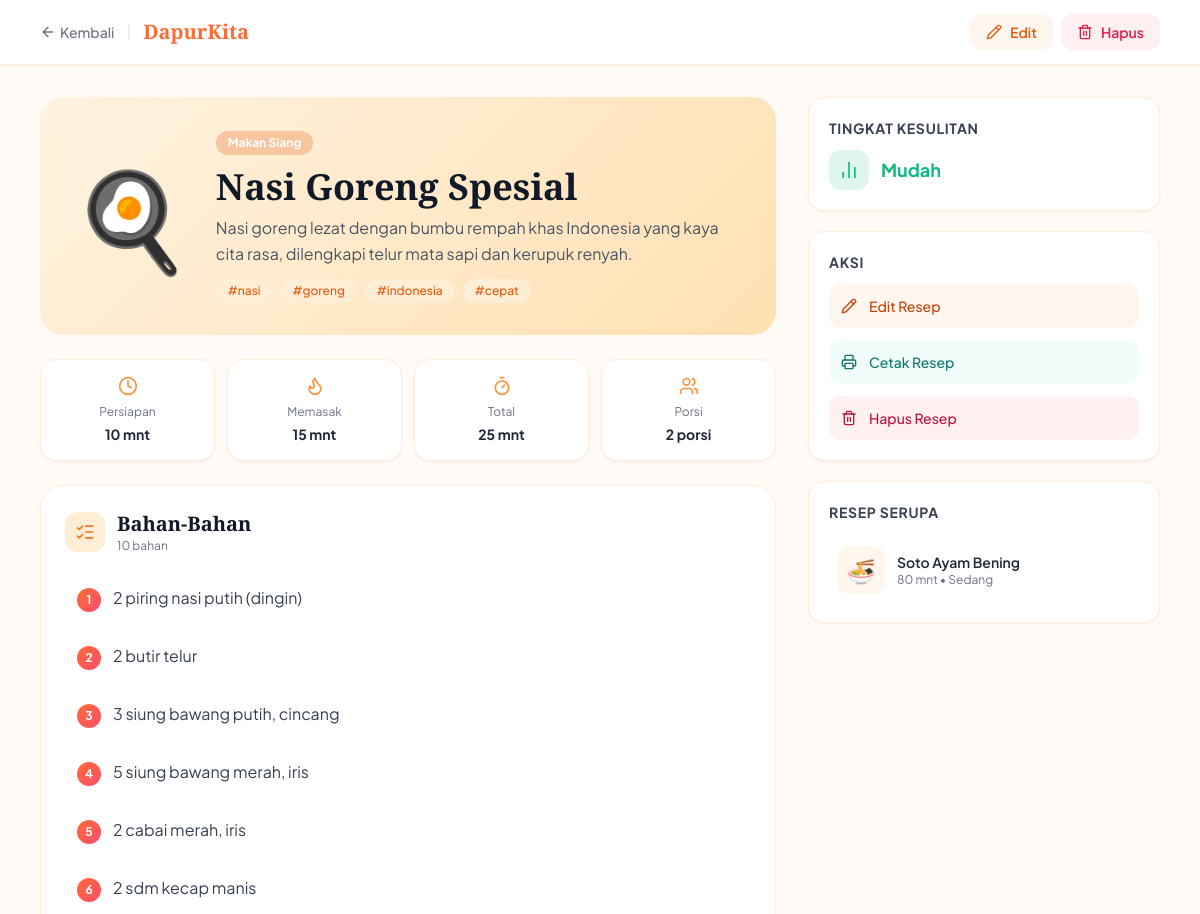
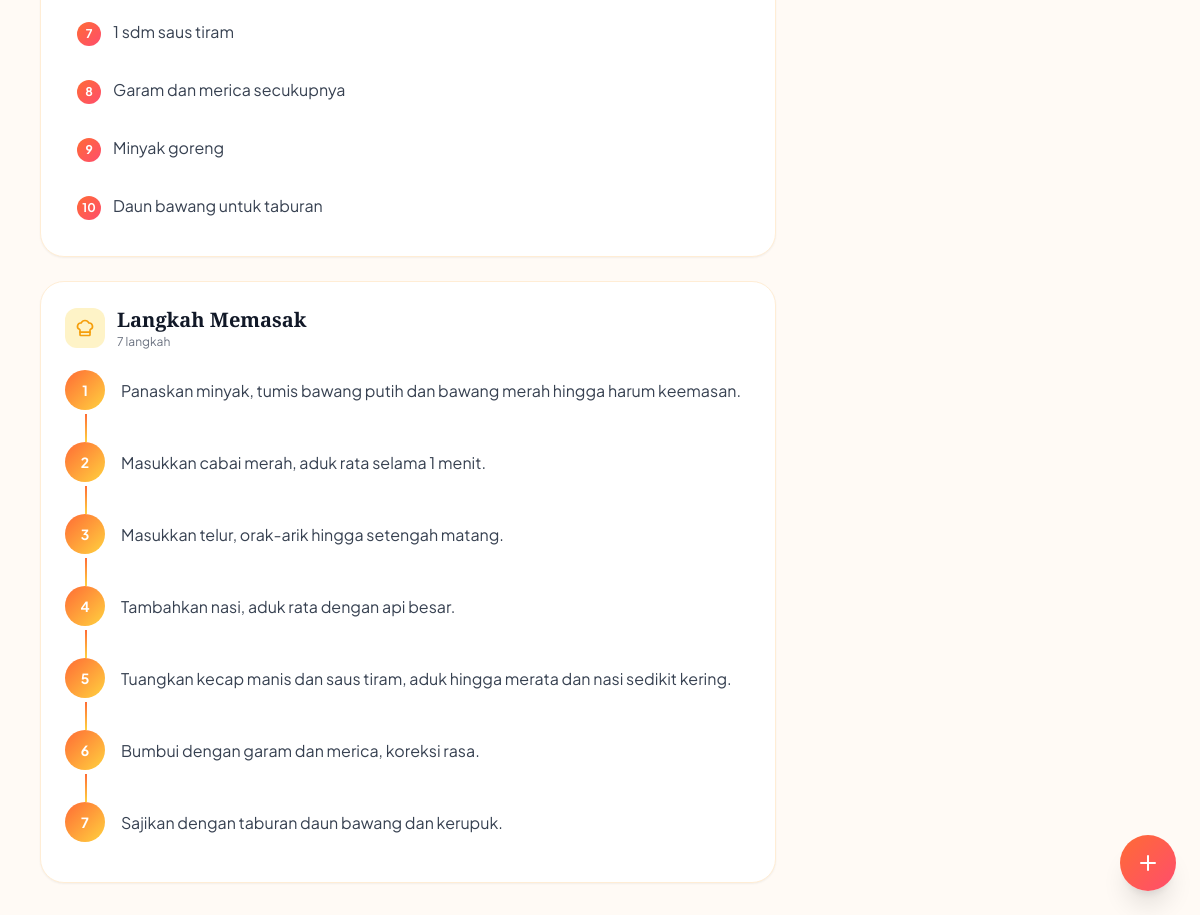
Screenshot of /detail.php?id=1 with the database file from the repository (2 pictures, top to bottom).
### tables this page shows
CREATE TABLE recipes (
        id INTEGER PRIMARY KEY AUTOINCREMENT,
        title TEXT NOT NULL,
        description TEXT,
        category_id INTEGER,
        prep_time INTEGER,
        cook_time INTEGER,
        servings INTEGER,
        difficulty TEXT,
        image_emoji TEXT,
        ingredients TEXT,
        steps TEXT,
        tags TEXT,
        created_at DATETIME DEFAULT CURRENT_TIMESTAMP,
        FOREIGN KEY(category_id) REFERENCES categories(id)
    );

CREATE TABLE categories (
        id INTEGER PRIMARY KEY AUTOINCREMENT,
        name TEXT NOT NULL,
        icon TEXT NOT NULL,
        color TEXT NOT NULL
    );

### detail.php (the view, shortened to what this page needs)
<?php
$db = initDB();
$id = isset($_GET['id']) ? (int)$_GET['id'] : 0;
$stmt = $db->prepare("SELECT r.*, c.name as category_name, c.color as category_color, c.icon as category_icon FROM recipes r LEFT JOIN categories c ON r.category_id = c.id WHERE r.id = :id");
$stmt->bindValue(':id', $id);
$stmt->execute();
$recipe = $stmt->fetch(PDO::FETCH_ASSOC);
$ingredients = json_decode($recipe['ingredients'], true) ?: [];
$steps = json_decode($recipe['steps'], true) ?: [];
$tags = array_filter(explode(',', $recipe['tags']));
$totalTime = $recipe['prep_time'] + $recipe['cook_time'];
$related = [];
$relResult = $db->prepare("SELECT r.* FROM recipes r WHERE r.category_id = :cat AND r.id != :id LIMIT 4");
$relResult->bindValue(':cat', $recipe['category_id']);
$relResult->bindValue(':id', $id);
$relResult->execute();
while ($row = $relResult->fetch(PDO::FETCH_ASSOC)) $related[] = $row;
$diffColors = ['Mudah' => '#10B981', 'Sedang' => '#F59E0B', 'Sulit' => '#EF4444'];
?>
<!DOCTYPE html>
<html lang="id">
<head>
    <script src="https://cdn.tailwindcss.com"></script>
</head>
<body class="min-h-screen">
    <nav class="bg-white shadow-sm sticky top-0 z-50 border-b border-orange-100 print-hide">
        <div class="max-w-6xl mx-auto px-4 h-16 flex items-center justify-between">
            <div class="flex items-center gap-3">
                <a href="index.php" class="flex items-center gap-1 text-gray-500 hover:text-orange-500 transition text-sm font-medium">
                    <i data-lucide="arrow-left" class="w-4 h-4"></i>
                    Kembali
                </a>
                <span class="text-gray-200">|</span>
                <a href="index.php" class="text-xl font-bold" style="font-family:'Playfair Display',serif; color:#FF6B35;">DapurKita</a>
            </div>
            <div class="flex items-center gap-2">
                <a href="edit.php?id=<?= $id ?>" class="flex items-center gap-2 px-4 py-2 bg-orange-50 text-orange-600 rounded-xl text-sm font-semibold hover:bg-orange-100 transition">
                    <i data-lucide="pencil" class="w-4 h-4"></i>
                    Edit
                </a>
                <a href="delete.php?id=<?= $id ?>" onclick="return confirm('Hapus resep ini?')" class="flex items-center gap-2 px-4 py-2 bg-rose-50 text-rose-600 rounded-xl text-sm font-semibold hover:bg-rose-100 transition">
                    <i data-lucide="trash-2" class="w-4 h-4"></i>
                    Hapus
                </a>
            </div>
        </div>
    </nav>
    <div class="max-w-6xl mx-auto px-4 py-8">
        <div class="grid grid-cols-1 lg:grid-cols-3 gap-8">
            <div class="lg:col-span-2 space-y-6">
                <div class="hero-recipe rounded-3xl p-8 slide-up flex flex-col md:flex-row gap-6 items-center">
                    <div class="text-8xl flex-shrink-0"><?= $recipe['image_emoji'] ?></div>
                    <div>
                        <?php if ($recipe['category_name']): ?>
                            <span class="text-xs font-bold px-3 py-1 rounded-full text-white mb-3 inline-block" style="background-color:<?= $recipe['category_color'] ?>">
                                <?= htmlspecialchars($recipe['category_name']) ?>
                            </span>
                        <?php endif; ?>
                        <h1 class="text-3xl md:text-4xl font-bold text-gray-900 font-display mb-2">
                            <?= htmlspecialchars($recipe['title']) ?>
                        </h1>
                        <p class="text-gray-600 leading-relaxed"><?= htmlspecialchars($recipe['description']) ?></p>
                        <?php if ($tags): ?>
                            <div class="flex flex-wrap gap-2 mt-3">
                                <?php foreach ($tags as $tag): ?>
                                    <span class="text-xs bg-orange-100 text-orange-600 px-3 py-1 rounded-full font-medium">#<?= trim(htmlspecialchars($tag)) ?></span>
                                <?php endforeach; ?>
                            </div>
                        <?php endif; ?>
                    </div>
                </div>
                <div class="grid grid-cols-4 gap-3 slide-up">
                    <?php
                    $stats = [
                        ['icon' => 'clock', 'label' => 'Persiapan', 'value' => $recipe['prep_time'] . ' mnt'],
                        ['icon' => 'flame', 'label' => 'Memasak', 'value' => $recipe['cook_time'] . ' mnt'],
                        ['icon' => 'timer', 'label' => 'Total', 'value' => $totalTime . ' mnt'],
                        ['icon' => 'users', 'label' => 'Porsi', 'value' => $recipe['servings'] . ' porsi'],
                    ];
                    foreach ($stats as $s):
                    ?>
                        <div class="bg-white rounded-2xl p-4 text-center border border-orange-100 shadow-sm">
                            <i data-lucide="<?= $s['icon'] ?>" class="w-5 h-5 mx-auto mb-2 text-orange-400"></i>
                            <p class="text-xs text-gray-500 mb-1"><?= $s['label'] ?></p>
                            <p class="text-sm font-bold text-gray-800"><?= $s['value'] ?></p>
                        </div>
                    <?php endforeach; ?>
                </div>
                <div class="bg-white rounded-3xl p-6 border border-orange-100 shadow-sm slide-up">
                    <div class="flex items-center gap-3 mb-5">
                        <div class="w-10 h-10 bg-orange-100 rounded-xl flex items-center justify-center">
                            <i data-lucide="list-checks" class="w-5 h-5 text-orange-500"></i>
                        </div>
                        <div>
                            <h2 class="text-xl font-bold text-gray-900 font-display">Bahan-Bahan</h2>
                            <p class="text-xs text-gray-500"><?= count($ingredients) ?> bahan</p>
                        </div>
                    </div>
                    <ul class="space-y-2">
                        <?php foreach ($ingredients as $i => $ing): ?>
                            <li class="ingredient-item flex items-start gap-3 p-3 rounded-xl transition cursor-default">
                                <span class="w-6 h-6 rounded-full flex-shrink-0 flex items-center justify-center text-xs font-bold text-white mt-0.5" style="background: linear-gradient(135deg, #FF6B35, #FF4D6D);"><?= $i + 1 ?></span>
                                <span class="text-gray-700"><?= htmlspecialchars($ing) ?></span>
                            </li>
                        <?php endforeach; ?>
                    </ul>
                </div>
                <div class="bg-white rounded-3xl p-6 border border-orange-100 shadow-sm slide-up">
                    <div class="flex items-center gap-3 mb-5">
                        <div class="w-10 h-10 bg-amber-100 rounded-xl flex items-center justify-center">
                            <i data-lucide="chef-hat" class="w-5 h-5 text-amber-500"></i>
                        </div>
                        <div>
                            <h2 class="text-xl font-bold text-gray-900 font-display">Langkah Memasak</h2>
                            <p class="text-xs text-gray-500"><?= count($steps) ?> langkah</p>
                        </div>
                    </div>
                    <ol class="space-y-4">
                        <?php foreach ($steps as $i => $step): ?>
                            <li class="step-line flex gap-4 pb-4">
                                <div class="w-10 h-10 rounded-full flex-shrink-0 flex items-center justify-center font-bold text-white text-sm z-10" style="background: linear-gradient(135deg, #FF6B35, #FFD23F);">
                                    <?= $i + 1 ?>
                                </div>
                                <div class="pt-2">
                                    <p class="text-gray-700 leading-relaxed"><?= htmlspecialchars($step) ?></p>
                                </div>
                            </li>
                        <?php endforeach; ?>
                    </ol>
                </div>
            </div>
            <div class="space-y-5">
                <div class="bg-white rounded-2xl p-5 border border-orange-100 shadow-sm">
                    <h3 class="font-bold text-gray-700 mb-3 text-sm uppercase tracking-wider">Tingkat Kesulitan</h3>
                    <div class="flex items-center gap-3">
                        <div class="w-10 h-10 rounded-xl flex items-center justify-center" style="background-color:<?= ($diffColors[$recipe['difficulty']] ?? '#6B7280') ?>22">
                            <i data-lucide="bar-chart-2" class="w-5 h-5" style="color:<?= $diffColors[$recipe['difficulty']] ?? '#6B7280' ?>"></i>
                        </div>
                        <span class="font-bold text-lg" style="color:<?= $diffColors[$recipe['difficulty']] ?? '#6B7280' ?>"><?= htmlspecialchars($recipe['difficulty']) ?></span>
                    </div>
                </div>
                <div class="bg-white rounded-2xl p-5 border border-orange-100 shadow-sm space-y-3">
                    <h3 class="font-bold text-gray-700 mb-3 text-sm uppercase tracking-wider">Aksi</h3>
                    <a href="edit.php?id=<?= $id ?>" class="w-full flex items-center gap-3 p-3 bg-orange-50 hover:bg-orange-100 text-orange-700 rounded-xl transition font-medium text-sm">
                        <i data-lucide="pencil" class="w-4 h-4"></i> Edit Resep
                    </a>
                    <button onclick="window.print()" class="w-full flex items-center gap-3 p-3 bg-teal-50 hover:bg-teal-100 text-teal-700 rounded-xl transition font-medium text-sm">
                        <i data-lucide="printer" class="w-4 h-4"></i> Cetak Resep
                    </button>
                    <a href="delete.php?id=<?= $id ?>" onclick="return confirm('Hapus resep ini?')" class="w-full flex items-center gap-3 p-3 bg-rose-50 hover:bg-rose-100 text-rose-700 rounded-xl transition font-medium text-sm">
                        <i data-lucide="trash-2" class="w-4 h-4"></i> Hapus Resep
                    </a>
                </div>
                <?php if ($related): ?>
                    <div class="bg-white rounded-2xl p-5 border border-orange-100 shadow-sm">
                        <h3 class="font-bold text-gray-700 mb-4 text-sm uppercase tracking-wider">Resep Serupa</h3>
                        <div class="space-y-3">
                            <?php foreach ($related as $rel): ?>
                                <a href="detail.php?id=<?= $rel['id'] ?>" class="flex items-center gap-3 p-2 rounded-xl hover:bg-orange-50 transition">
                                    <div class="w-12 h-12 rounded-xl bg-orange-50 flex items-center justify-center text-2xl flex-shrink-0">
                                        <?= $rel['image_emoji'] ?>
                                    </div>
                                    <div>
                                        <p class="font-semibold text-gray-800 text-sm line-clamp-1"><?= htmlspecialchars($rel['title']) ?></p>
                                        <p class="text-xs text-gray-500"><?= ($rel['prep_time'] + $rel['cook_time']) ?> mnt • <?= $rel['difficulty'] ?></p>
                                    </div>
                                </a>
                            <?php endforeach; ?>
                        </div>
                    </div>
                <?php endif; ?>
            </div>
        </div>
    </div>
    <a href="add.php" class="floating-btn print-hide fixed bottom-6 right-6 w-14 h-14 rounded-full flex items-center justify-center text-white z-40 shadow-xl">
        <i data-lucide="plus" class="w-6 h-6"></i>
    </a>
</body>
</html>

### detail.php (style rules this page uses)
body { font-family: 'Plus Jakarta Sans', sans-serif; background-color: #FFFAF5; }
.font-display { font-family: 'Playfair Display', serif; }
.step-line { position: relative; }
.step-line::before { content: ''; position: absolute; left: 20px; top: 44px; bottom: -16px; width: 2px; background: linear-gradient(to bottom, #FF6B35, #FFD23F); }
.step-line:last-child::before { display: none; }
.floating-btn { background: linear-gradient(135deg, #FF6B35, #FF4D6D); box-shadow: 0 8px 25px rgba(255, 107, 53, 0.4); }
.hero-recipe { background: linear-gradient(135deg, #FFF3E0 0%, #FFE0B2 100%); }
.slide-up { animation: slideUp 0.5s ease forwards; }

### rows the page displays
recipes: image_emoji "🍳", category.name "Makan Siang", title "Nasi Goreng Spesial", description "Nasi goreng lezat dengan bumbu rempah khas Indonesia yang kaya cita rasa, dilengkapi telur mata sapi dan kerupuk renyah.", tags "nasi", tags "goreng", tags "indonesia", tags "cepat", ingredients "10", ingredients "2 piring nasi putih (dingin)", ingredients "2 butir telur", ingredients "3 siung bawang putih, cincang", ingredients "5 siung bawang merah, iris", ingredients "2 cabai merah, iris", ingredients "2 sdm kecap manis", ingredients "1 sdm saus tiram", ingredients "Garam dan merica secukupnya", ingredients "Minyak goreng", ingredients "Daun bawang untuk taburan", steps "7", steps "Panaskan minyak, tumis bawang putih dan bawang merah hingga harum keemasan.", steps "Masukkan cabai merah, aduk rata selama 1 menit.", steps "Masukkan telur, orak-arik hingga setengah matang.", steps "Tambahkan nasi, aduk rata dengan api besar.", steps "Tuangkan kecap manis dan saus tiram, aduk hingga merata dan nasi sedikit kering.", steps "Bumbui dengan garam dan merica, koreksi rasa.", steps "Sajikan dengan taburan daun bawang dan kerupuk.", difficulty "Mudah"
recipes: image_emoji "🍜", title "Soto Ayam Bening", $rel['prep_time'] + $rel['cook_time'] "80", difficulty "Sedang"

### other values shown
$s['label'] "Persiapan"
$s['value'] "10 mnt"
$s['label'] "Memasak"
$s['value'] "15 mnt"
$s['label'] "Total"
$s['value'] "25 mnt"
$s['label'] "Porsi"
$s['value'] "2 porsi"
